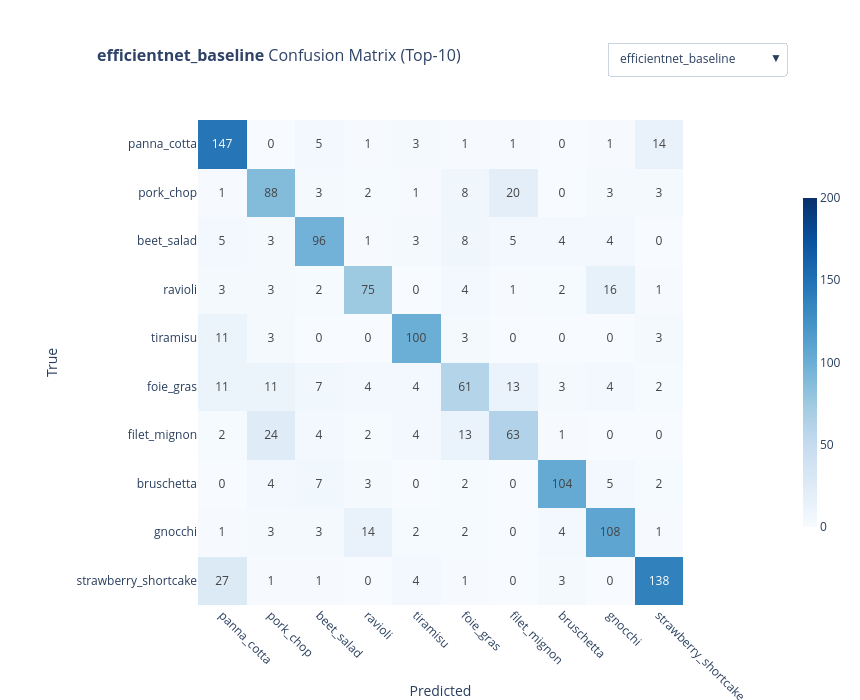

Notebook code cell kept with this figure:
### Markdown cell above
## Step 6) Failure analysis: confusion matrix (workflow)

### Code cell
show_model_confusions_paginated_interactive(latest_df, top_k=10, page_size=1)

### Figure 1 — Plotly figure (JSON) as saved in the notebook; plotly's stock layout.template omitted (floating-point values rounded to 4 significant figures; data arrays with more than 128 entries replaced by an {"elided": "..."} marker saying what was removed)
{"data": [{"colorbar": {"len": 0.72, "thickness": 14, "x": 1.01}, "colorscale": [[0, "rgb(247,251,255)"], [0.125, "rgb(222,235,247)"], [0.25, "rgb(198,219,239)"], [0.375, "rgb(158,202,225)"], [0.5, "rgb(107,174,214)"], [0.625, "rgb(66,146,198)"], [0.75, "rgb(33,113,181)"], [0.875, "rgb(8,81,156)"], [1, "rgb(8,48,107)"]], "customdata": {"elided": "10x10x2 str values"}, "hovertemplate": "True: %{customdata[0]}<br>Pred: %{customdata[1]}<br>Count: %{z}<extra></extra>", "text": [[147, 0, 5, 1, 3, 1, 1, 0, 1, 14], [1, 88, 3, 2, 1, 8, 20, 0, 3, 3], [5, 3, 96, 1, 3, 8, 5, 4, 4, 0], [3, 3, 2, 75, 0, 4, 1, 2, 16, 1], [11, 3, 0, 0, 100, 3, 0, 0, 0, 3], [11, 11, 7, 4, 4, 61, 13, 3, 4, 2], [2, 24, 4, 2, 4, 13, 63, 1, 0, 0], [0, 4, 7, 3, 0, 2, 0, 104, 5, 2], [1, 3, 3, 14, 2, 2, 0, 4, 108, 1], [27, 1, 1, 0, 4, 1, 0, 3, 0, 138]], "texttemplate": "%{text}", "type": "heatmap", "x": [0, 1, 2, 3, 4, 5, 6, 7, 8, 9], "y": [0, 1, 2, 3, 4, 5, 6, 7, 8, 9], "z": [[147, 0, 5, 1, 3, 1, 1, 0, 1, 14], [1, 88, 3, 2, 1, 8, 20, 0, 3, 3], [5, 3, 96, 1, 3, 8, 5, 4, 4, 0], [3, 3, 2, 75, 0, 4, 1, 2, 16, 1], [11, 3, 0, 0, 100, 3, 0, 0, 0, 3], [11, 11, 7, 4, 4, 61, 13, 3, 4, 2], [2, 24, 4, 2, 4, 13, 63, 1, 0, 0], [0, 4, 7, 3, 0, 2, 0, 104, 5, 2], [1, 3, 3, 14, 2, 2, 0, 4, 108, 1], [27, 1, 1, 0, 4, 1, 0, 3, 0, 138]], "zmax": 200, "zmin": 0}], "layout": {"annotations": [{"font": {"color": "#2f4369", "size": 16}, "showarrow": false, "text": "<b>efficientnet_baseline</b> Confusion Matrix (Top-10)", "x": 0, "xanchor": "left", "xref": "paper", "y": 1.16, "yanchor": "top", "yref": "paper"}], "height": 700, "margin": {"b": 95, "l": 95, "r": 35, "t": 120}, "title": {"text": ""}, "updatemenus": [{"bgcolor": "white", "bordercolor": "#cbd5e1", "borderwidth": 1, "buttons": [{"args": [{"customdata": {"elided": "10x10x2 str values"}, "text": [[[147, 0, 5, 1, 3, 1, 1, 0, 1, 14], [1, 88, 3, 2, 1, 8, 20, 0, 3, 3], [5, 3, 96, 1, 3, 8, 5, 4, 4, 0], [3, 3, 2, 75, 0, 4, 1, 2, 16, 1], [11, 3, 0, 0, 100, 3, 0, 0, 0, 3], [11, 11, 7, 4, 4, 61, 13, 3, 4, 2], [2, 24, 4, 2, 4, 13, 63, 1, 0, 0], [0, 4, 7, 3, 0, 2, 0, 104, 5, 2], [1, 3, 3, 14, 2, 2, 0, 4, 108, 1], [27, 1, 1, 0, 4, 1, 0, 3, 0, 138]]], "x": [[0, 1, 2, 3, 4, 5, 6, 7, 8, 9]], "y": [[0, 1, 2, 3, 4, 5, 6, 7, 8, 9]], "z": [[[147, 0, 5, 1, 3, 1, 1, 0, 1, 14], [1, 88, 3, 2, 1, 8, 20, 0, 3, 3], [5, 3, 96, 1, 3, 8, 5, 4, 4, 0], [3, 3, 2, 75, 0, 4, 1, 2, 16, 1], [11, 3, 0, 0, 100, 3, 0, 0, 0, 3], [11, 11, 7, 4, 4, 61, 13, 3, 4, 2], [2, 24, 4, 2, 4, 13, 63, 1, 0, 0], [0, 4, 7, 3, 0, 2, 0, 104, 5, 2], [1, 3, 3, 14, 2, 2, 0, 4, 108, 1], [27, 1, 1, 0, 4, 1, 0, 3, 0, 138]]]}, {"annotations": [{"font": {"color": "#2f4369", "size": 16}, "showarrow": false, "text": "<b>efficientnet_baseline</b> Confusion Matrix (Top-10)", "x": 0, "xanchor": "left", "xref": "paper", "y": 1.16, "yanchor": "top", "yref": "paper"}], "xaxis": {"constrain": "domain", "range": [-0.5, 9.5], "tickangle": 45, "tickmode": "array", "ticktext": ["panna_cotta", "pork_chop", "beet_salad", "ravioli", "tiramisu", "foie_gras", "filet_mignon", "bruschetta", "gnocchi", "strawberry_shortcake"], "tickvals": [0, 1, 2, 3, 4, 5, 6, 7, 8, 9]}, "yaxis": {"constrain": "domain", "range": [9.5, -0.5], "scaleanchor": "x", "scaleratio": 1, "tickmode": "array", "ticktext": ["panna_cotta", "pork_chop", "beet_salad", "ravioli", "tiramisu", "foie_gras", "filet_mignon", "bruschetta", "gnocchi", "strawberry_shortcake"], "tickvals": [0, 1, 2, 3, 4, 5, 6, 7, 8, 9]}}], "label": "efficientnet_baseline", "method": "update"}, {"args": [{"customdata": {"elided": "10x10x2 str values"}, "text": [[[108, 63, 0, 1, 4, 13, 0, 0, 0, 0], [18, 177, 0, 0, 5, 6, 0, 0, 0, 1], [1, 0, 151, 2, 0, 5, 2, 10, 6, 0], [1, 0, 0, 174, 0, 0, 0, 1, 0, 0], [3, 7, 4, 0, 160, 7, 2, 0, 0, 0], [9, 25, 0, 1, 4, 146, 0, 1, 0, 0], [0, 1, 3, 0, 4, 0, 149, 0, 32, 1], [0, 0, 21, 0, 3, 0, 0, 154, 2, 0], [0, 2, 1, 0, 1, 0, 14, 0, 199, 0], [1, 1, 1, 2, 0, 0, 2, 0, 0, 162]]], "x": [[0, 1, 2, 3, 4, 5, 6, 7, 8, 9]], "y": [[0, 1, 2, 3, 4, 5, 6, 7, 8, 9]], "z": [[[108, 63, 0, 1, 4, 13, 0, 0, 0, 0], [18, 177, 0, 0, 5, 6, 0, 0, 0, 1], [1, 0, 151, 2, 0, 5, 2, 10, 6, 0], [1, 0, 0, 174, 0, 0, 0, 1, 0, 0], [3, 7, 4, 0, 160, 7, 2, 0, 0, 0], [9, 25, 0, 1, 4, 146, 0, 1, 0, 0], [0, 1, 3, 0, 4, 0, 149, 0, 32, 1], [0, 0, 21, 0, 3, 0, 0, 154, 2, 0], [0, 2, 1, 0, 1, 0, 14, 0, 199, 0], [1, 1, 1, 2, 0, 0, 2, 0, 0, 162]]]}, {"annotations": [{"font": {"color": "#2f4369", "size": 16}, "showarrow": false, "text": "<b>efficientnet_bn_tuning</b> Confusion Matrix (Top-10)", "x": 0, "xanchor": "left", "xref": "paper", "y": 1.16, "yanchor": "top", "yref": "paper"}], "xaxis": {"constrain": "domain", "range": [-0.5, 9.5], "tickangle": 45, "tickmode": "array", "ticktext": ["steak", "filet_mignon", "bread_pudding", "huevos_rancheros", "foie_gras", "pork_chop", "chocolate_mousse", "apple_pie", "chocolate_cake", "ceviche"], "tickvals": [0, 1, 2, 3, 4, 5, 6, 7, 8, 9]}, "yaxis": {"constrain": "domain", "range": [9.5, -0.5], "scaleanchor": "x", "scaleratio": 1, "tickmode": "array", "ticktext": ["steak", "filet_mignon", "bread_pudding", "huevos_rancheros", "foie_gras", "pork_chop", "chocolate_mousse", "apple_pie", "chocolate_cake", "ceviche"], "tickvals": [0, 1, 2, 3, 4, 5, 6, 7, 8, 9]}}], "label": "efficientnet_bn_tuning", "method": "update"}, {"args": [{"customdata": {"elided": "10x10x2 str values"}, "text": [[[162, 0, 6, 0, 11, 27, 1, 2, 0, 0], [0, 127, 2, 0, 1, 0, 17, 9, 7, 2], [6, 1, 147, 6, 7, 9, 3, 0, 4, 0], [1, 2, 5, 157, 1, 0, 2, 0, 3, 0], [41, 1, 3, 0, 132, 17, 0, 0, 1, 0], [68, 1, 6, 1, 7, 126, 1, 1, 0, 2], [2, 20, 4, 6, 8, 3, 124, 18, 4, 1], [0, 3, 4, 0, 0, 0, 2, 200, 0, 0], [0, 7, 0, 4, 0, 0, 0, 0, 173, 0], [0, 1, 1, 0, 0, 0, 1, 0, 0, 164]]], "x": [[0, 1, 2, 3, 4, 5, 6, 7, 8, 9]], "y": [[0, 1, 2, 3, 4, 5, 6, 7, 8, 9]], "z": [[[162, 0, 6, 0, 11, 27, 1, 2, 0, 0], [0, 127, 2, 0, 1, 0, 17, 9, 7, 2], [6, 1, 147, 6, 7, 9, 3, 0, 4, 0], [1, 2, 5, 157, 1, 0, 2, 0, 3, 0], [41, 1, 3, 0, 132, 17, 0, 0, 1, 0], [68, 1, 6, 1, 7, 126, 1, 1, 0, 2], [2, 20, 4, 6, 8, 3, 124, 18, 4, 1], [0, 3, 4, 0, 0, 0, 2, 200, 0, 0], [0, 7, 0, 4, 0, 0, 0, 0, 173, 0], [0, 1, 1, 0, 0, 0, 1, 0, 0, 164]]]}, {"annotations": [{"font": {"color": "#2f4369", "size": 16}, "showarrow": false, "text": "<b>efficientnet_full_finetune</b> Confusion Matrix (Top-10)", "x": 0, "xanchor": "left", "xref": "paper", "y": 1.16, "yanchor": "top", "yref": "paper"}], "xaxis": {"constrain": "domain", "range": [-0.5, 9.5], "tickangle": 45, "tickmode": "array", "ticktext": ["steak", "apple_pie", "foie_gras", "chocolate_mousse", "pork_chop", "filet_mignon", "bread_pudding", "french_toast", "cheesecake", "ravioli"], "tickvals": [0, 1, 2, 3, 4, 5, 6, 7, 8, 9]}, "yaxis": {"constrain": "domain", "range": [9.5, -0.5], "scaleanchor": "x", "scaleratio": 1, "tickmode": "array", "ticktext": ["steak", "apple_pie", "foie_gras", "chocolate_mousse", "pork_chop", "filet_mignon", "bread_pudding", "french_toast", "cheesecake", "ravioli"], "tickvals": [0, 1, 2, 3, 4, 5, 6, 7, 8, 9]}}], "label": "efficientnet_full_finetune", "method": "update"}, {"args": [{"customdata": {"elided": "10x10x2 str values"}, "text": [[[83, 16, 0, 0, 0, 3, 1, 0, 0, 0], [44, 80, 1, 3, 0, 8, 6, 0, 7, 0], [1, 3, 112, 49, 2, 0, 5, 2, 1, 14], [0, 1, 42, 124, 4, 0, 14, 3, 4, 11], [1, 4, 0, 0, 121, 0, 19, 3, 0, 0], [0, 4, 0, 2, 0, 119, 3, 0, 36, 0], [0, 6, 4, 21, 11, 5, 110, 3, 3, 5], [0, 0, 1, 2, 5, 3, 6, 132, 2, 1], [0, 1, 0, 3, 0, 16, 3, 2, 197, 0], [0, 4, 31, 28, 7, 0, 9, 0, 1, 60]]], "x": [[0, 1, 2, 3, 4, 5, 6, 7, 8, 9]], "y": [[0, 1, 2, 3, 4, 5, 6, 7, 8, 9]], "z": [[[83, 16, 0, 0, 0, 3, 1, 0, 0, 0], [44, 80, 1, 3, 0, 8, 6, 0, 7, 0], [1, 3, 112, 49, 2, 0, 5, 2, 1, 14], [0, 1, 42, 124, 4, 0, 14, 3, 4, 11], [1, 4, 0, 0, 121, 0, 19, 3, 0, 0], [0, 4, 0, 2, 0, 119, 3, 0, 36, 0], [0, 6, 4, 21, 11, 5, 110, 3, 3, 5], [0, 0, 1, 2, 5, 3, 6, 132, 2, 1], [0, 1, 0, 3, 0, 16, 3, 2, 197, 0], [0, 4, 31, 28, 7, 0, 9, 0, 1, 60]]]}, {"annotations": [{"font": {"color": "#2f4369", "size": 16}, "showarrow": false, "text": "<b>efficientnet_lora</b> Confusion Matrix (Top-10)", "x": 0, "xanchor": "left", "xref": "paper", "y": 1.16, "yanchor": "top", "yref": "paper"}], "xaxis": {"constrain": "domain", "range": [-0.5, 9.5], "tickangle": 45, "tickmode": "array", "ticktext": ["apple_pie", "bread_pudding", "steak", "filet_mignon", "scallops", "chocolate_mousse", "foie_gras", "beet_salad", "chocolate_cake", "pork_chop"], "tickvals": [0, 1, 2, 3, 4, 5, 6, 7, 8, 9]}, "yaxis": {"constrain": "domain", "range": [9.5, -0.5], "scaleanchor": "x", "scaleratio": 1, "tickmode": "array", "ticktext": ["apple_pie", "bread_pudding", "steak", "filet_mignon", "scallops", "chocolate_mousse", "foie_gras", "beet_salad", "chocolate_cake", "pork_chop"], "tickvals": [0, 1, 2, 3, 4, 5, 6, 7, 8, 9]}}], "label": "efficientnet_lora", "method": "update"}, {"args": [{"customdata": {"elided": "10x10x2 str values"}, "text": [[[187, 0, 1, 1, 0, 6, 0, 0, 0, 0], [3, 123, 6, 3, 2, 0, 3, 0, 15, 1], [6, 5, 133, 6, 0, 7, 3, 0, 1, 3], [6, 3, 9, 145, 26, 3, 14, 2, 0, 0], [7, 0, 4, 61, 88, 3, 18, 0, 0, 0], [3, 0, 4, 2, 1, 167, 0, 5, 0, 0], [15, 3, 11, 27, 15, 0, 97, 0, 1, 1], [5, 0, 1, 0, 0, 10, 0, 136, 0, 2], [4, 26, 2, 0, 0, 0, 0, 0, 105, 1], [0, 5, 13, 2, 0, 6, 0, 0, 0, 111]]], "x": [[0, 1, 2, 3, 4, 5, 6, 7, 8, 9]], "y": [[0, 1, 2, 3, 4, 5, 6, 7, 8, 9]], "z": [[[187, 0, 1, 1, 0, 6, 0, 0, 0, 0], [3, 123, 6, 3, 2, 0, 3, 0, 15, 1], [6, 5, 133, 6, 0, 7, 3, 0, 1, 3], [6, 3, 9, 145, 26, 3, 14, 2, 0, 0], [7, 0, 4, 61, 88, 3, 18, 0, 0, 0], [3, 0, 4, 2, 1, 167, 0, 5, 0, 0], [15, 3, 11, 27, 15, 0, 97, 0, 1, 1], [5, 0, 1, 0, 0, 10, 0, 136, 0, 2], [4, 26, 2, 0, 0, 0, 0, 0, 105, 1], [0, 5, 13, 2, 0, 6, 0, 0, 0, 111]]]}, {"annotations": [{"font": {"color": "#2f4369", "size": 16}, "showarrow": false, "text": "<b>efficientnet_tsa</b> Confusion Matrix (Top-10)", "x": 0, "xanchor": "left", "xref": "paper", "y": 1.16, "yanchor": "top", "yref": "paper"}], "xaxis": {"constrain": "domain", "range": [-0.5, 9.5], "tickangle": 45, "tickmode": "array", "ticktext": ["crab_cakes", "bread_pudding", "foie_gras", "filet_mignon", "steak", "tuna_tartare", "pork_chop", "ceviche", "apple_pie", "chocolate_mousse"], "tickvals": [0, 1, 2, 3, 4, 5, 6, 7, 8, 9]}, "yaxis": {"constrain": "domain", "range": [9.5, -0.5], "scaleanchor": "x", "scaleratio": 1, "tickmode": "array", "ticktext": ["crab_cakes", "bread_pudding", "foie_gras", "filet_mignon", "steak", "tuna_tartare", "pork_chop", "ceviche", "apple_pie", "chocolate_mousse"], "tickvals": [0, 1, 2, 3, 4, 5, 6, 7, 8, 9]}}], "label": "efficientnet_tsa", "method": "update"}, {"args": [{"customdata": {"elided": "10x10x2 str values"}, "text": [[[127, 1, 9, 5, 1, 0, 2, 0, 0, 5], [1, 119, 3, 1, 1, 2, 3, 14, 1, 1], [24, 7, 79, 3, 1, 2, 5, 11, 0, 0], [16, 2, 3, 124, 1, 2, 3, 0, 0, 6], [1, 7, 1, 0, 101, 4, 1, 1, 1, 1], [0, 1, 3, 3, 3, 66, 3, 1, 10, 3], [2, 1, 2, 1, 1, 2, 170, 3, 0, 0], [0, 21, 3, 1, 1, 3, 6, 113, 0, 0], [1, 1, 0, 0, 1, 1, 1, 0, 99, 4], [0, 1, 0, 2, 0, 1, 0, 0, 0, 154]]], "x": [[0, 1, 2, 3, 4, 5, 6, 7, 8, 9]], "y": [[0, 1, 2, 3, 4, 5, 6, 7, 8, 9]], "z": [[[127, 1, 9, 5, 1, 0, 2, 0, 0, 5], [1, 119, 3, 1, 1, 2, 3, 14, 1, 1], [24, 7, 79, 3, 1, 2, 5, 11, 0, 0], [16, 2, 3, 124, 1, 2, 3, 0, 0, 6], [1, 7, 1, 0, 101, 4, 1, 1, 1, 1], [0, 1, 3, 3, 3, 66, 3, 1, 10, 3], [2, 1, 2, 1, 1, 2, 170, 3, 0, 0], [0, 21, 3, 1, 1, 3, 6, 113, 0, 0], [1, 1, 0, 0, 1, 1, 1, 0, 99, 4], [0, 1, 0, 2, 0, 1, 0, 0, 0, 154]]]}, {"annotations": [{"font": {"color": "#2f4369", "size": 16}, "showarrow": false, "text": "<b>resnet18_baseline</b> Confusion Matrix (Top-10)", "x": 0, "xanchor": "left", "xref": "paper", "y": 1.16, "yanchor": "top", "yref": "paper"}], "xaxis": {"constrain": "domain", "range": [-0.5, 9.5], "tickangle": 45, "tickmode": "array", "ticktext": ["tacos", "risotto", "ceviche", "breakfast_burrito", "filet_mignon", "bread_pudding", "takoyaki", "gnocchi", "cheesecake", "garlic_bread"], "tickvals": [0, 1, 2, 3, 4, 5, 6, 7, 8, 9]}, "yaxis": {"constrain": "domain", "range": [9.5, -0.5], "scaleanchor": "x", "scaleratio": 1, "tickmode": "array", "ticktext": ["tacos", "risotto", "ceviche", "breakfast_burrito", "filet_mignon", "bread_pudding", "takoyaki", "gnocchi", "cheesecake", "garlic_bread"], "tickvals": [0, 1, 2, 3, 4, 5, 6, 7, 8, 9]}}], "label": "resnet18_baseline", "method": "update"}, {"args": [{"customdata": {"elided": "10x10x2 str values"}, "text": [[[159, 1, 4, 1, 1, 4, 1, 11, 24, 0], [1, 172, 0, 2, 3, 1, 0, 0, 2, 0], [1, 1, 113, 1, 1, 3, 8, 0, 3, 13], [3, 3, 1, 129, 10, 2, 1, 1, 2, 0], [2, 4, 0, 23, 102, 0, 0, 3, 0, 0], [34, 2, 2, 8, 1, 96, 2, 4, 18, 1], [0, 1, 3, 2, 1, 0, 167, 0, 0, 1], [17, 3, 1, 4, 0, 7, 0, 106, 6, 0], [60, 2, 1, 1, 0, 21, 0, 3, 94, 0], [0, 0, 8, 1, 1, 0, 1, 0, 0, 179]]], "x": [[0, 1, 2, 3, 4, 5, 6, 7, 8, 9]], "y": [[0, 1, 2, 3, 4, 5, 6, 7, 8, 9]], "z": [[[159, 1, 4, 1, 1, 4, 1, 11, 24, 0], [1, 172, 0, 2, 3, 1, 0, 0, 2, 0], [1, 1, 113, 1, 1, 3, 8, 0, 3, 13], [3, 3, 1, 129, 10, 2, 1, 1, 2, 0], [2, 4, 0, 23, 102, 0, 0, 3, 0, 0], [34, 2, 2, 8, 1, 96, 2, 4, 18, 1], [0, 1, 3, 2, 1, 0, 167, 0, 0, 1], [17, 3, 1, 4, 0, 7, 0, 106, 6, 0], [60, 2, 1, 1, 0, 21, 0, 3, 94, 0], [0, 0, 8, 1, 1, 0, 1, 0, 0, 179]]]}, {"annotations": [{"font": {"color": "#2f4369", "size": 16}, "showarrow": false, "text": "<b>resnet18_bn_tuning</b> Confusion Matrix (Top-10)", "x": 0, "xanchor": "left", "xref": "paper", "y": 1.16, "yanchor": "top", "yref": "paper"}], "xaxis": {"constrain": "domain", "range": [-0.5, 9.5], "tickangle": 45, "tickmode": "array", "ticktext": ["filet_mignon", "grilled_cheese_sandwich", "huevos_rancheros", "bread_pudding", "apple_pie", "pork_chop", "chicken_curry", "foie_gras", "steak", "nachos"], "tickvals": [0, 1, 2, 3, 4, 5, 6, 7, 8, 9]}, "yaxis": {"constrain": "domain", "range": [9.5, -0.5], "scaleanchor": "x", "scaleratio": 1, "tickmode": "array", "ticktext": ["filet_mignon", "grilled_cheese_sandwich", "huevos_rancheros", "bread_pudding", "apple_pie", "pork_chop", "chicken_curry", "foie_gras", "steak", "nachos"], "tickvals": [0, 1, 2, 3, 4, 5, 6, 7, 8, 9]}}], "label": "resnet18_bn_tuning", "method": "update"}, {"args": [{"customdata": {"elided": "10x10x2 str values"}, "text": [[[162, 4, 2, 1, 0, 0, 3, 2, 0, 3], [2, 98, 0, 17, 9, 9, 2, 0, 4, 1], [0, 2, 123, 1, 3, 6, 9, 2, 5, 0], [6, 28, 3, 103, 2, 13, 6, 1, 5, 1], [3, 10, 1, 11, 96, 14, 7, 3, 2, 0], [0, 3, 2, 4, 8, 150, 3, 1, 6, 0], [0, 0, 1, 0, 1, 2, 194, 0, 0, 0], [1, 4, 2, 2, 1, 4, 5, 140, 1, 0], [1, 1, 2, 1, 2, 9, 2, 0, 110, 0], [7, 1, 0, 3, 4, 1, 0, 0, 1, 83]]], "x": [[0, 1, 2, 3, 4, 5, 6, 7, 8, 9]], "y": [[0, 1, 2, 3, 4, 5, 6, 7, 8, 9]], "z": [[[162, 4, 2, 1, 0, 0, 3, 2, 0, 3], [2, 98, 0, 17, 9, 9, 2, 0, 4, 1], [0, 2, 123, 1, 3, 6, 9, 2, 5, 0], [6, 28, 3, 103, 2, 13, 6, 1, 5, 1], [3, 10, 1, 11, 96, 14, 7, 3, 2, 0], [0, 3, 2, 4, 8, 150, 3, 1, 6, 0], [0, 0, 1, 0, 1, 2, 194, 0, 0, 0], [1, 4, 2, 2, 1, 4, 5, 140, 1, 0], [1, 1, 2, 1, 2, 9, 2, 0, 110, 0], [7, 1, 0, 3, 4, 1, 0, 0, 1, 83]]]}, {"annotations": [{"font": {"color": "#2f4369", "size": 16}, "showarrow": false, "text": "<b>resnet18_full_finetune</b> Confusion Matrix (Top-10)", "x": 0, "xanchor": "left", "xref": "paper", "y": 1.16, "yanchor": "top", "yref": "paper"}], "xaxis": {"constrain": "domain", "range": [-0.5, 9.5], "tickangle": 45, "tickmode": "array", "ticktext": ["grilled_cheese_sandwich", "pork_chop", "ceviche", "grilled_salmon", "foie_gras", "scallops", "caprese_salad", "falafel", "ravioli", "apple_pie"], "tickvals": [0, 1, 2, 3, 4, 5, 6, 7, 8, 9]}, "yaxis": {"constrain": "domain", "range": [9.5, -0.5], "scaleanchor": "x", "scaleratio": 1, "tickmode": "array", "ticktext": ["grilled_cheese_sandwich", "pork_chop", "ceviche", "grilled_salmon", "foie_gras", "scallops", "caprese_salad", "falafel", "ravioli", "apple_pie"], "tickvals": [0, 1, 2, 3, 4, 5, 6, 7, 8, 9]}}], "label": "resnet18_full_finetune", "method": "update"}, {"args": [{"customdata": {"elided": "10x10x2 str values"}, "text": [[[119, 12, 6, 9, 1, 0, 8, 6, 10, 1], [1, 144, 0, 1, 0, 0, 4, 1, 2, 0], [12, 0, 86, 15, 1, 0, 4, 1, 5, 0], [15, 3, 24, 100, 0, 0, 10, 0, 4, 1], [3, 1, 0, 0, 159, 0, 0, 0, 36, 2], [3, 1, 5, 0, 0, 48, 0, 15, 0, 0], [11, 4, 12, 5, 1, 0, 77, 5, 7, 0], [3, 0, 2, 1, 0, 4, 2, 142, 1, 0], [2, 0, 0, 0, 9, 0, 0, 0, 195, 5], [1, 5, 0, 0, 22, 0, 1, 2, 17, 75]]], "x": [[0, 1, 2, 3, 4, 5, 6, 7, 8, 9]], "y": [[0, 1, 2, 3, 4, 5, 6, 7, 8, 9]], "z": [[[119, 12, 6, 9, 1, 0, 8, 6, 10, 1], [1, 144, 0, 1, 0, 0, 4, 1, 2, 0], [12, 0, 86, 15, 1, 0, 4, 1, 5, 0], [15, 3, 24, 100, 0, 0, 10, 0, 4, 1], [3, 1, 0, 0, 159, 0, 0, 0, 36, 2], [3, 1, 5, 0, 0, 48, 0, 15, 0, 0], [11, 4, 12, 5, 1, 0, 77, 5, 7, 0], [3, 0, 2, 1, 0, 4, 2, 142, 1, 0], [2, 0, 0, 0, 9, 0, 0, 0, 195, 5], [1, 5, 0, 0, 22, 0, 1, 2, 17, 75]]]}, {"annotations": [{"font": {"color": "#2f4369", "size": 16}, "showarrow": false, "text": "<b>resnet18_lora</b> Confusion Matrix (Top-10)", "x": 0, "xanchor": "left", "xref": "paper", "y": 1.16, "yanchor": "top", "yref": "paper"}], "xaxis": {"constrain": "domain", "range": [-0.5, 9.5], "tickangle": 45, "tickmode": "array", "ticktext": ["grilled_salmon", "shrimp_and_grits", "foie_gras", "filet_mignon", "greek_salad", "apple_pie", "crab_cakes", "garlic_bread", "caesar_salad", "tacos"], "tickvals": [0, 1, 2, 3, 4, 5, 6, 7, 8, 9]}, "yaxis": {"constrain": "domain", "range": [9.5, -0.5], "scaleanchor": "x", "scaleratio": 1, "tickmode": "array", "ticktext": ["grilled_salmon", "shrimp_and_grits", "foie_gras", "filet_mignon", "greek_salad", "apple_pie", "crab_cakes", "garlic_bread", "caesar_salad", "tacos"], "tickvals": [0, 1, 2, 3, 4, 5, 6, 7, 8, 9]}}], "label": "resnet18_lora", "method": "update"}, {"args": [{"customdata": {"elided": "10x10x2 str values"}, "text": [[[112, 0, 3, 1, 1, 15, 1, 0, 1, 0], [0, 103, 2, 0, 3, 0, 12, 3, 1, 1], [3, 1, 104, 2, 5, 4, 0, 1, 0, 15], [1, 0, 2, 90, 4, 4, 1, 0, 1, 39], [3, 4, 2, 2, 108, 3, 1, 3, 10, 0], [28, 0, 5, 0, 1, 96, 2, 1, 1, 2], [0, 8, 0, 0, 2, 0, 136, 6, 2, 0], [5, 2, 1, 0, 2, 1, 2, 131, 5, 0], [2, 2, 0, 4, 5, 1, 11, 2, 109, 0], [0, 2, 12, 29, 1, 5, 1, 0, 2, 135]]], "x": [[0, 1, 2, 3, 4, 5, 6, 7, 8, 9]], "y": [[0, 1, 2, 3, 4, 5, 6, 7, 8, 9]], "z": [[[112, 0, 3, 1, 1, 15, 1, 0, 1, 0], [0, 103, 2, 0, 3, 0, 12, 3, 1, 1], [3, 1, 104, 2, 5, 4, 0, 1, 0, 15], [1, 0, 2, 90, 4, 4, 1, 0, 1, 39], [3, 4, 2, 2, 108, 3, 1, 3, 10, 0], [28, 0, 5, 0, 1, 96, 2, 1, 1, 2], [0, 8, 0, 0, 2, 0, 136, 6, 2, 0], [5, 2, 1, 0, 2, 1, 2, 131, 5, 0], [2, 2, 0, 4, 5, 1, 11, 2, 109, 0], [0, 2, 12, 29, 1, 5, 1, 0, 2, 135]]]}, {"annotations": [{"font": {"color": "#2f4369", "size": 16}, "showarrow": false, "text": "<b>resnet18_tsa</b> Confusion Matrix (Top-10)", "x": 0, "xanchor": "left", "xref": "paper", "y": 1.16, "yanchor": "top", "yref": "paper"}], "xaxis": {"constrain": "domain", "range": [-0.5, 9.5], "tickangle": 45, "tickmode": "array", "ticktext": ["apple_pie", "ceviche", "foie_gras", "steak", "ravioli", "bread_pudding", "tacos", "hummus", "huevos_rancheros", "filet_mignon"], "tickvals": [0, 1, 2, 3, 4, 5, 6, 7, 8, 9]}, "yaxis": {"constrain": "domain", "range": [9.5, -0.5], "scaleanchor": "x", "scaleratio": 1, "tickmode": "array", "ticktext": ["apple_pie", "ceviche", "foie_gras", "steak", "ravioli", "bread_pudding", "tacos", "hummus", "huevos_rancheros", "filet_mignon"], "tickvals": [0, 1, 2, 3, 4, 5, 6, 7, 8, 9]}}], "label": "resnet18_tsa", "method": "update"}], "direction": "down", "pad": {"b": 0, "l": 0, "r": 0, "t": 0}, "showactive": true, "x": 1, "xanchor": "right", "y": 1.16, "yanchor": "top"}], "width": 860, "xaxis": {"automargin": false, "constrain": "domain", "range": [-0.5, 9.5], "tickangle": 45, "tickmode": "array", "ticktext": ["panna_cotta", "pork_chop", "beet_salad", "ravioli", "tiramisu", "foie_gras", "filet_mignon", "bruschetta", "gnocchi", "strawberry_shortcake"], "tickvals": [0, 1, 2, 3, 4, 5, 6, 7, 8, 9], "title": {"text": "Predicted"}}, "yaxis": {"automargin": false, "constrain": "domain", "range": [9.5, -0.5], "scaleanchor": "x", "scaleratio": 1, "tickmode": "array", "ticktext": ["panna_cotta", "pork_chop", "beet_salad", "ravioli", "tiramisu", "foie_gras", "filet_mignon", "bruschetta", "gnocchi", "strawberry_shortcake"], "tickvals": [0, 1, 2, 3, 4, 5, 6, 7, 8, 9], "title": {"text": "True"}}}}
